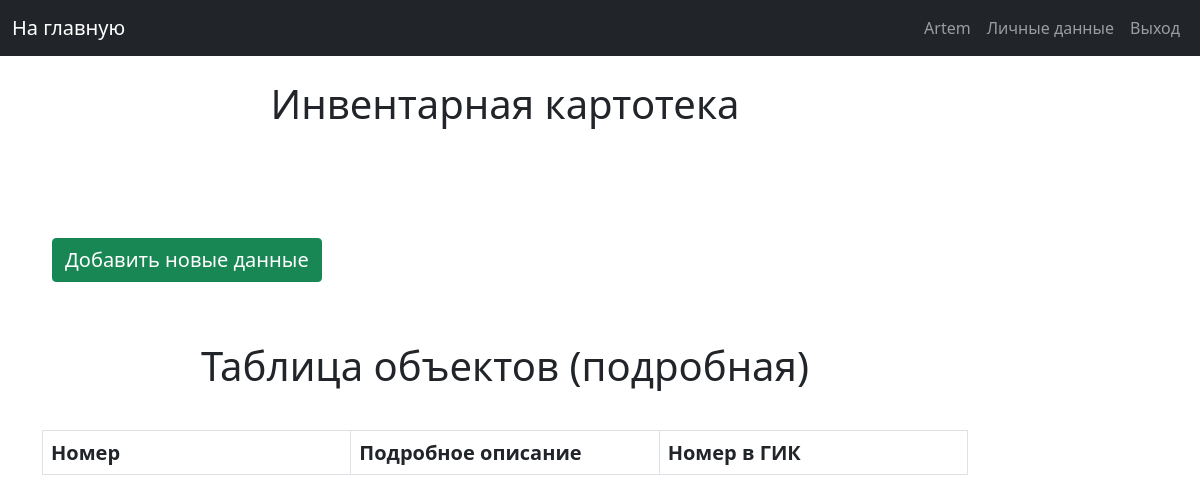
The page /main_page_admin/inventory (signed in) on the database as committed earlier.
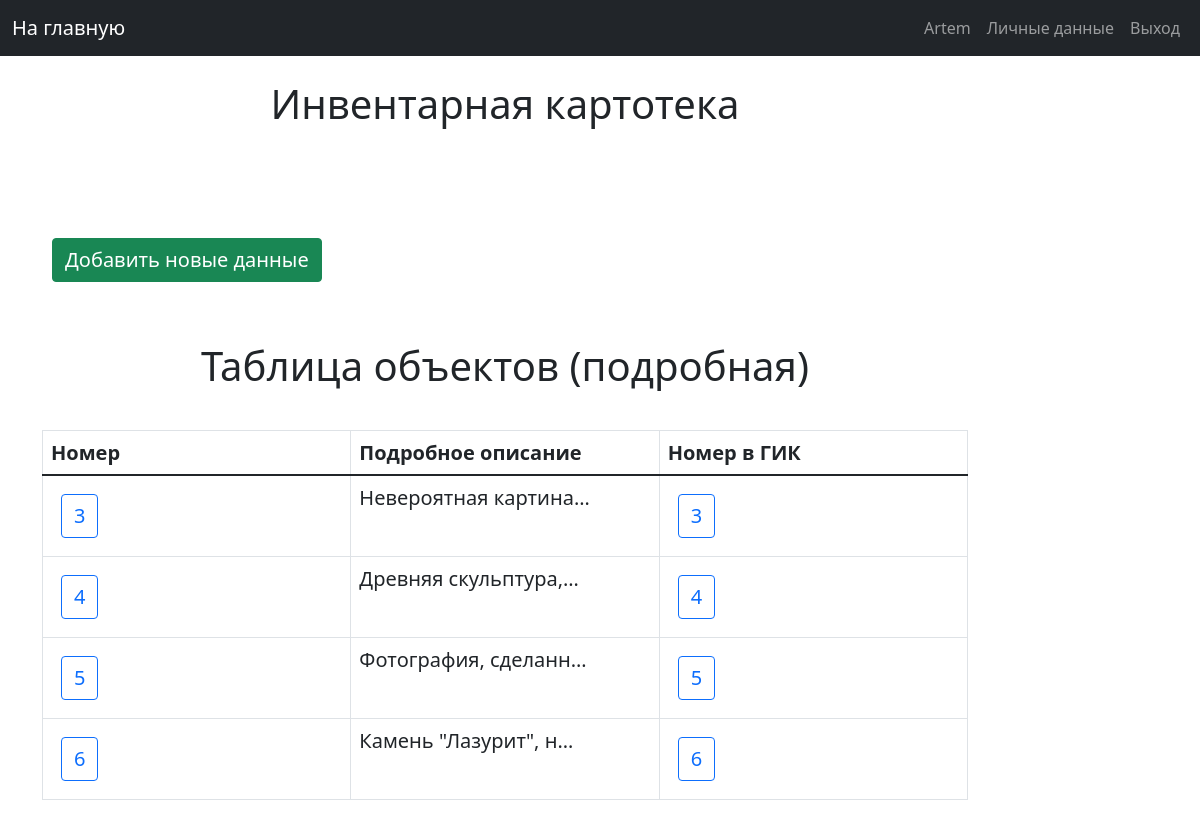
The same page on the database as committed later.
### musem/models.py (models this page shows, shortened)
class Inventory(models.Model):
    inventory_id = models.IntegerField(primary_key=True)
    long_description = models.TextField()
    gik = models.ForeignKey('Gik', on_delete=models.CASCADE)
    is_activate = models.IntegerField(default=1)
    class Meta:
        verbose_name = "Inventory journal"
        verbose_name_plural = "Inventory journal in the museum"

### musem/views.py (the view)
# urls.py: path('main_page_admin/inventory', admin_inventory_list, name="inventory_list"),
def admin_inventory_list(request):
    if not request.user.is_superuser:
        return HttpResponseForbidden()
    head = ["Номер", "Подробное описание", "Номер в ГИК"]
    table = Inventory.objects.raw(
        raw_query="SELECT mi.inventory_id, mi.long_description, mi.gik_id FROM musem_inventory mi JOIN musem_gik mg "
                  "ON mi.gik_id = mg.gik_id AND mg.is_activate = 1 WHERE mi.is_activate = 1"
    )
    return render(request, 'admin_pages/tables/inventory_list_pages.html', {
        'title_page': 'Инвентарная картотека',
        'hide_nav_bar': 0,
        'head': head,
        'table': table,
        'is_description': 0,
        'is_administrative_zone': 1
    })

### templates/admin_pages/tables/inventory_list_pages.html
{% extends 'include/base.html' %}
{% load static %}
{% block title %}
    <div class="title_block">
        <h2 class="title">{{ title_page }}</h2>
    </div>
{% endblock title %}
{% block content %}
    <div class="list_button_block">
        <a class="float-right btn text-white btn-success text_button"
           href="{% url 'create_inventory' %}">Добавить новые данные</a>
        <h2 class="sub_title_table">Таблица объектов (подробная)</h2>
        {% include 'include/tables/inventory_table.html' %}
    </div>
{% endblock content %}

### templates/include/tables/inventory_table.html (shortened to what this page needs)
{% extends 'include/base_table.html' %}
{% load static %}
    {% block table_head %}
        {% for title in head %}
            <th class="text_button">{{ title }}</th>
        {% endfor %}
    {% endblock %}
    {% block table_content %}
        {% for content_list in table %}
            <tr>
                <td>
                    <a href="{% url 'inventory_description' inventory_id=content_list.inventory_id %}"
                       class="btn btn-outline-primary text_button">{{ content_list.inventory_id }}</a>
                </td>
                {% if is_description %}
                    <td class="text_button">{{ content_list.long_description }}</td>
                {% else %}
                    <td class="text_button">{{ content_list.long_description|truncatechars:20 }}</td>
                {% endif %}
                <td>
                    <a href="{% url 'gik_description' gik_id=content_list.gik_id %}"
                       class="btn btn-outline-primary text_button">{{ content_list.gik_id }}</a>
                </td>
            </tr>
        {% endfor %}
    {% endblock %}

Rows that differ between the two databases and show on the page:
added Inventory: inventory_id "3", long_description "Невероятная картина…", gik_id "3"
added Inventory: inventory_id "4", long_description "Древняя скульптура,…", gik_id "4"
added Inventory: inventory_id "5", long_description "Фотография, сделанн…", gik_id "5"
added Inventory: inventory_id "6", long_description "Камень \"Лазурит\", н…", gik_id "6"
